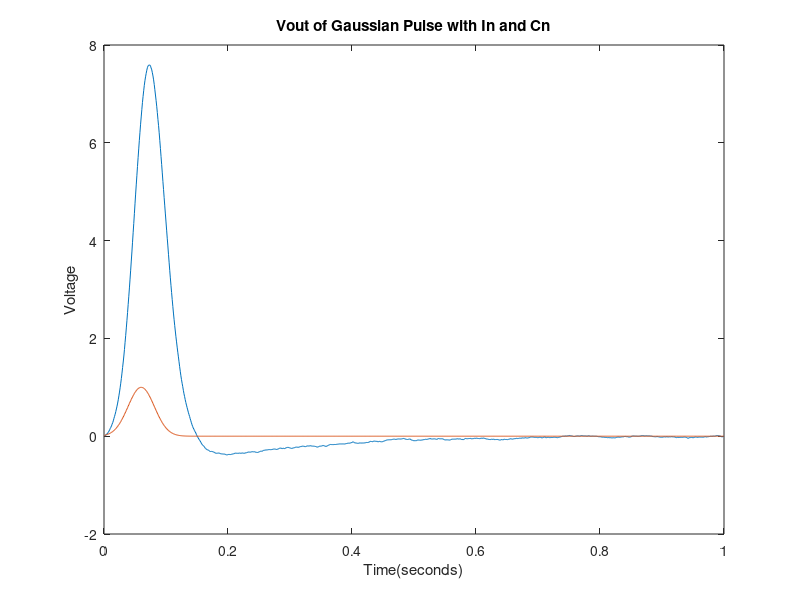
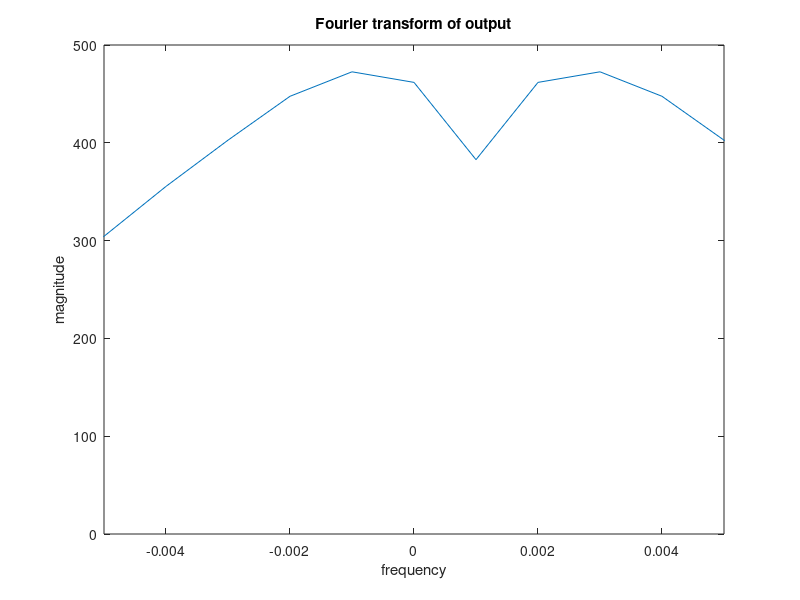
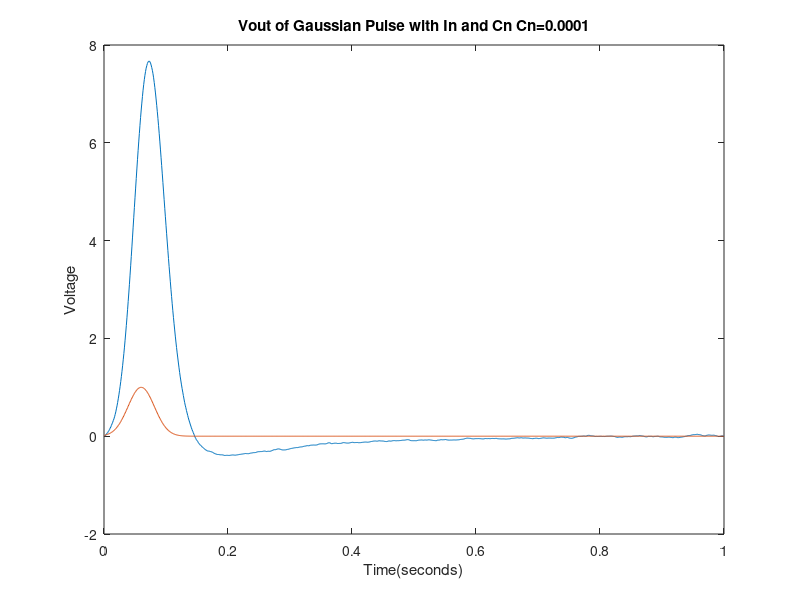
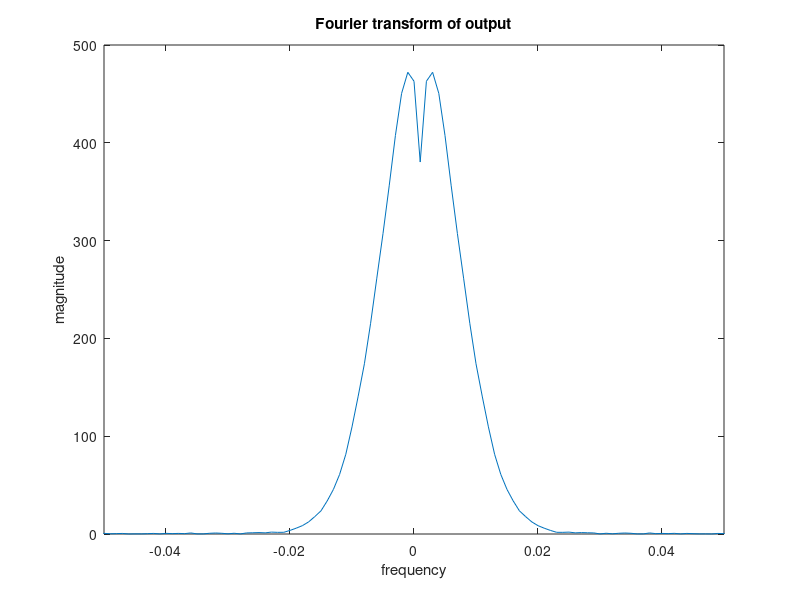

These figures' MATLAB source, in order:
clear all

runTime = 1; %given in seconds
timecuts = 1000;
dt =runTime/timecuts;

R1=1;
C1=0.25;
R2=2;
L1=0.2;
R3=10;
a=100;
R4=0.1;
Ro=1000;
Cn=0.00001;
     

C = [  0, 0,   0,  0, 0, 0, 0, 0; ... V1
     -C1,C1,   0,  0, 0, 0, 0, 0; ... V2
       0, 0, -L1,  0, 0, 0, 0, 0; ... I1
       0, 0,   0, Cn, 0, 0, 0, 0; ... V3
       0, 0,   0,  0, 0, 0, 0, 0; ... I3
       0, 0,   0, Cn, 0, 0, 0, 0; ... V4
       0, 0,   0,  0, 0, 0, 0, 0; ... In
       0, 0,   0,  0, 0, 0, 0, 0];   %Vo
   
   %     V1             V2  I1    V3  I3     V4  In            Vo  
G = [     1,             0,  0,    0,  0,     0,  0,            0; ... V1
      -1/R1, (1/R2 + 1/R1), -1,    0,  0,     0,  0,            0; ... V2
          0,             1,  0,   -1,  0,     0,  0,            0; ... I1
          0,             0, -1, 1/R3,  0,     0, -1,            0; ... V3
          0,             0,  0,    0, -a,     1,  0,            0; ... I3
          0,             0,  0, 1/R3, -1,     0, -1,            0; ... V4
          0,             0,  0,    0,  0,     0,  1,            0; ... In
          0,             0,  0,    0,  0, -1/R4,  0, (1/R4 +1/Ro)];   %Vo
   

%Gaussian pulse
mag = 1;
dev = 0.03;
delay = 0.06;
Flist = zeros(8,1,timecuts);
for count = 1:1:timecuts
    Flist(1,1,count) = mag*exp(-((count*dt-delay)/dev)^2);%for gaussian pulse
    Flist(7,1,count) = 0.001*randn;
end
Vlist = zeros(8,1,timecuts);

for count  = 2:1:timecuts
    A = C/dt +G;
    
    Vlist(:,:,count) = A\(C*Vlist(:,:,count-1)/dt +Flist(:,:,count));
end
      
V1list(1,:) = Vlist(1,1,:);
V2list(1,:) = Vlist(2,1,:);
ILlist(1,:) = Vlist(3,1,:);
I3list(1,:) = Vlist(4,1,:);
V4list(1,:) = Vlist(5,1,:);
Inlist(1,:) = Vlist(7,1,:);
Volist(1,:) = Vlist(8,1,:);

figure(7)
plot((1:timecuts).*dt,Volist(1,:))
xlabel('Time(seconds)')
ylabel('Voltage')
title('Vout of Gaussian Pulse with In and Cn')
hold on
plot((1:timecuts).*dt,V1list(1,:))
hold off

figure(8)
g = abs(fftshift(fft(Volist(1,:))));
plot(((1:length(g))/timecuts)-0.5,g)
xlim([-0.005 0.005])
xlabel('frequency')
ylabel('magnitude')
title('Fourier transform of output')

%changing Cn
Cn=0.0001;
     

C = [  0, 0,   0,  0, 0, 0, 0, 0; ... V1
     -C1,C1,   0,  0, 0, 0, 0, 0; ... V2
       0, 0, -L1,  0, 0, 0, 0, 0; ... I1
       0, 0,   0, Cn, 0, 0, 0, 0; ... V3
       0, 0,   0,  0, 0, 0, 0, 0; ... I3
       0, 0,   0, Cn, 0, 0, 0, 0; ... V4
       0, 0,   0,  0, 0, 0, 0, 0; ... In
       0, 0,   0,  0, 0, 0, 0, 0];   %Vo

%Gaussian pulse
mag = 1;
dev = 0.03;
delay = 0.06;
Flist = zeros(8,1,timecuts);
for count = 1:1:timecuts
    Flist(1,1,count) = mag*exp(-((count*dt-delay)/dev)^2);%for gaussian pulse
    Flist(7,1,count) = 0.001*randn;
end
Vlist = zeros(8,1,timecuts);

for count  = 2:1:timecuts
    A = C/dt +G;
    
    Vlist(:,:,count) = A\(C*Vlist(:,:,count-1)/dt +Flist(:,:,count));
end
      
V1list(1,:) = Vlist(1,1,:);
V2list(1,:) = Vlist(2,1,:);
ILlist(1,:) = Vlist(3,1,:);
I3list(1,:) = Vlist(4,1,:);
V4list(1,:) = Vlist(5,1,:);
Inlist(1,:) = Vlist(7,1,:);
Volist(1,:) = Vlist(8,1,:);

figure(9)
plot((1:timecuts).*dt,Volist(1,:))
xlabel('Time(seconds)')
ylabel('Voltage')
title('Vout of Gaussian Pulse with In and Cn Cn=0.0001')
hold on
plot((1:timecuts).*dt,V1list(1,:))
hold off

figure(10)
g = abs(fftshift(fft(Volist(1,:))));
plot(((1:length(g))/timecuts)-0.5,g)
xlim([-0.05 0.05])
xlabel('frequency')
ylabel('magnitude')
title('Fourier transform of output')

%new Cn
Cn=0.001;
     

C = [  0, 0,   0,  0, 0, 0, 0, 0; ... V1
     -C1,C1,   0,  0, 0, 0, 0, 0; ... V2
       0, 0, -L1,  0, 0, 0, 0, 0; ... I1
       0, 0,   0, Cn, 0, 0, 0, 0; ... V3
       0, 0,   0,  0, 0, 0, 0, 0; ... I3
       0, 0,   0, Cn, 0, 0, 0, 0; ... V4
       0, 0,   0,  0, 0, 0, 0, 0; ... In
       0, 0,   0,  0, 0, 0, 0, 0];   %Vo
   

%Gaussian pulse
mag = 1;
dev = 0.03;
delay = 0.06;
Flist = zeros(8,1,timecuts);
for count = 1:1:timecuts
    Flist(1,1,count) = mag*exp(-((count*dt-delay)/dev)^2);%for gaussian pulse
    Flist(7,1,count) = 0.001*randn;
end
Vlist = zeros(8,1,timecuts);

for count  = 2:1:timecuts
    A = C/dt +G;
    
    Vlist(:,:,count) = A\(C*Vlist(:,:,count-1)/dt +Flist(:,:,count));
end
      
V1list(1,:) = Vlist(1,1,:);
V2list(1,:) = Vlist(2,1,:);
ILlist(1,:) = Vlist(3,1,:);
I3list(1,:) = Vlist(4,1,:);
V4list(1,:) = Vlist(5,1,:);
Inlist(1,:) = Vlist(7,1,:);
Volist(1,:) = Vlist(8,1,:);

figure(11)
plot((1:timecuts).*dt,Volist(1,:))
xlabel('Time(seconds)')
ylabel('Voltage')
title('Vout of Gaussian Pulse with In and Cn Cn=0.001')
hold on
plot((1:timecuts).*dt,V1list(1,:))
hold off

figure(12)
g = abs(fftshift(fft(Volist(1,:))));
plot(((1:length(g))/timecuts)-0.5,g)
xlim([-0.05 0.05])
xlabel('frequency')
ylabel('magnitude')
title('Fourier transform of output')


%new Cn
Cn=0.01;
     

C = [  0, 0,   0,  0, 0, 0, 0, 0; ... V1
     -C1,C1,   0,  0, 0, 0, 0, 0; ... V2
       0, 0, -L1,  0, 0, 0, 0, 0; ... I1
       0, 0,   0, Cn, 0, 0, 0, 0; ... V3
       0, 0,   0,  0, 0, 0, 0, 0; ... I3
       0, 0,   0, Cn, 0, 0, 0, 0; ... V4
       0, 0,   0,  0, 0, 0, 0, 0; ... In
       0, 0,   0,  0, 0, 0, 0, 0];   %Vo
   

%Gaussian pulse
mag = 1;
dev = 0.03;
delay = 0.06;
Flist = zeros(8,1,timecuts);
for count = 1:1:timecuts
    Flist(1,1,count) = mag*exp(-((count*dt-delay)/dev)^2);%for gaussian pulse
    Flist(7,1,count) = 0.001*randn;
end
Vlist = zeros(8,1,timecuts);

for count  = 2:1:timecuts
    A = C/dt +G;
    
    Vlist(:,:,count) = A\(C*Vlist(:,:,count-1)/dt +Flist(:,:,count));
end
      
V1list(1,:) = Vlist(1,1,:);
V2list(1,:) = Vlist(2,1,:);
ILlist(1,:) = Vlist(3,1,:);
I3list(1,:) = Vlist(4,1,:);
V4list(1,:) = Vlist(5,1,:);
Inlist(1,:) = Vlist(7,1,:);
Volist(1,:) = Vlist(8,1,:);

figure(13)
plot((1:timecuts).*dt,Volist(1,:))
xlabel('Time(seconds)')
ylabel('Voltage')
title('Vout of Gaussian Pulse with In and Cn Cn=0.01')
hold on
plot((1:timecuts).*dt,V1list(1,:))
hold off

figure(14)
g = abs(fftshift(fft(Volist(1,:))));
plot(((1:length(g))/timecuts)-0.5,g)
xlim([-0.05 0.05])
xlabel('frequency')
ylabel('magnitude')
title('Fourier transform of output')

clear all
%changing timesteps
runTime = 1; %given in seconds
timecuts = 100;
dt =runTime/timecuts;

R1=1;
C1=0.25;
R2=2;
L1=0.2;
R3=10;
a=100;
R4=0.1;
Ro=1000;
Cn=0.00001;
     

C = [  0, 0,   0,  0, 0, 0, 0, 0; ... V1
     -C1,C1,   0,  0, 0, 0, 0, 0; ... V2
       0, 0, -L1,  0, 0, 0, 0, 0; ... I1
       0, 0,   0, Cn, 0, 0, 0, 0; ... V3
       0, 0,   0,  0, 0, 0, 0, 0; ... I3
       0, 0,   0, Cn, 0, 0, 0, 0; ... V4
       0, 0,   0,  0, 0, 0, 0, 0; ... In
       0, 0,   0,  0, 0, 0, 0, 0];   %Vo
   
   %     V1             V2  I1    V3  I3     V4  In            Vo  
G = [     1,             0,  0,    0,  0,     0,  0,            0; ... V1
      -1/R1, (1/R2 + 1/R1), -1,    0,  0,     0,  0,            0; ... V2
          0,             1,  0,   -1,  0,     0,  0,            0; ... I1
          0,             0, -1, 1/R3,  0,     0, -1,            0; ... V3
          0,             0,  0,    0, -a,     1,  0,            0; ... I3
          0,             0,  0, 1/R3, -1,     0, -1,            0; ... V4
          0,             0,  0,    0,  0,     0,  1,            0; ... In
          0,             0,  0,    0,  0, -1/R4,  0, (1/R4 +1/Ro)];   %Vo

%Gaussian pulse
mag = 1;
dev = 0.03;
delay = 0.06;
Flist = zeros(8,1,timecuts);
for count = 1:1:timecuts
    Flist(1,1,count) = mag*exp(-((count*dt-delay)/dev)^2);%for gaussian pulse
    Flist(7,1,count) = 0.001*randn;
end
Vlist = zeros(8,1,timecuts);

for count  = 2:1:timecuts
    A = C/dt +G;
    
    Vlist(:,:,count) = A\(C*Vlist(:,:,count-1)/dt +Flist(:,:,count));
end
      
V1list(1,:) = Vlist(1,1,:);
V2list(1,:) = Vlist(2,1,:);
ILlist(1,:) = Vlist(3,1,:);
I3list(1,:) = Vlist(4,1,:);
V4list(1,:) = Vlist(5,1,:);
Inlist(1,:) = Vlist(7,1,:);
Volist(1,:) = Vlist(8,1,:);

figure(15)
plot((1:timecuts).*dt,Volist(1,:))
xlabel('Time(seconds)')
ylabel('Voltage')
title('Vout of Gaussian Pulse with In and Cn timesteps=100')
hold on
plot((1:timecuts).*dt,V1list(1,:))
hold off

figure(16)
g = abs(fftshift(fft(Volist(1,:))));
plot(((1:length(g))/timecuts)-0.5,g)
xlim([-0.5 0.5])
xlabel('frequency')
ylabel('magnitude')
title('Fourier transform of output')

%new timestep
clear all
runTime = 1; %given in seconds
timecuts = 10000;
dt =runTime/timecuts;

R1=1;
C1=0.25;
R2=2;
L1=0.2;
R3=10;
a=100;
R4=0.1;
Ro=1000;
Cn=0.00001;
     

C = [  0, 0,   0,  0, 0, 0, 0, 0; ... V1
     -C1,C1,   0,  0, 0, 0, 0, 0; ... V2
       0, 0, -L1,  0, 0, 0, 0, 0; ... I1
       0, 0,   0, Cn, 0, 0, 0, 0; ... V3
       0, 0,   0,  0, 0, 0, 0, 0; ... I3
       0, 0,   0, Cn, 0, 0, 0, 0; ... V4
       0, 0,   0,  0, 0, 0, 0, 0; ... In
       0, 0,   0,  0, 0, 0, 0, 0];   %Vo
   
   %     V1             V2  I1    V3  I3     V4  In            Vo  
G = [     1,             0,  0,    0,  0,     0,  0,            0; ... V1
      -1/R1, (1/R2 + 1/R1), -1,    0,  0,     0,  0,            0; ... V2
          0,             1,  0,   -1,  0,     0,  0,            0; ... I1
          0,             0, -1, 1/R3,  0,     0, -1,            0; ... V3
          0,             0,  0,    0, -a,     1,  0,            0; ... I3
          0,             0,  0, 1/R3, -1,     0, -1,            0; ... V4
          0,             0,  0,    0,  0,     0,  1,            0; ... In
          0,             0,  0,    0,  0, -1/R4,  0, (1/R4 +1/Ro)];   %Vo

%Gaussian pulse
mag = 1;
dev = 0.03;
delay = 0.06;
Flist = zeros(8,1,timecuts);
for count = 1:1:timecuts
    Flist(1,1,count) = mag*exp(-((count*dt-delay)/dev)^2);%for gaussian pulse
    Flist(7,1,count) = 0.001*randn;
end
Vlist = zeros(8,1,timecuts);

for count  = 2:1:timecuts
    A = C/dt +G;
    
    Vlist(:,:,count) = A\(C*Vlist(:,:,count-1)/dt +Flist(:,:,count));
end
      
V1list(1,:) = Vlist(1,1,:);
V2list(1,:) = Vlist(2,1,:);
ILlist(1,:) = Vlist(3,1,:);
I3list(1,:) = Vlist(4,1,:);
V4list(1,:) = Vlist(5,1,:);
Inlist(1,:) = Vlist(7,1,:);
Volist(1,:) = Vlist(8,1,:);

figure(17)
plot((1:timecuts).*dt,Volist(1,:))
xlabel('Time(seconds)')
ylabel('Voltage')
title('Vout of Gaussian Pulse with In and Cn timesteps=10000')
hold on
plot((1:timecuts).*dt,V1list(1,:))
hold off

figure(18)
g = abs(fftshift(fft(Volist(1,:))));
plot(((1:length(g))/timecuts)-0.5,g)
xlim([-0.005 0.005])
xlabel('frequency')
ylabel('magnitude')
title('Fourier transform of output')
      
      
      
      
      